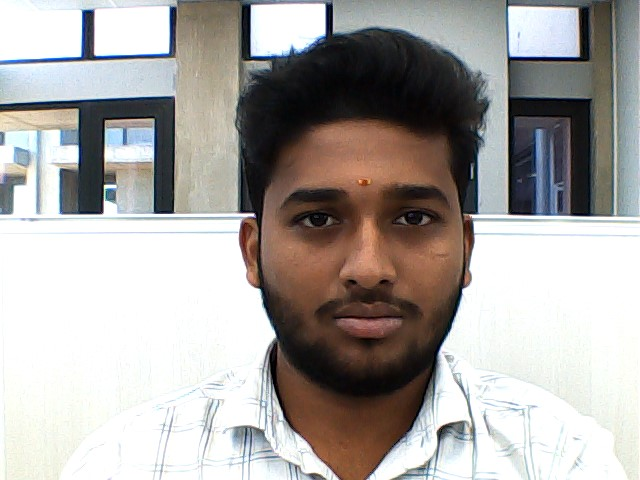
#> input picture Face_detection/WIN_20250306_15_58_43_Pro.jpg, 640 x 480 px
$ python trained.py
#> lines starting #> are read from the running program, lines starting #| are printed output that depends on the picture
import cv2
import numpy as np

recognizer = cv2.face.LBPHFaceRecognizer.create()
face_cascade = cv2.CascadeClassifier('haar_cascade.xml')

impath = 'WIN_20250306_15_58_43_Pro.jpg'

label = 0

faces = []
labels = []

img = cv2.imread(impath)
#> img is the input picture: shape (480, 640, 3); mean B, G, R 163.6, 166.3, 170.1
gray = cv2.cvtColor(img, cv2.COLOR_BGR2GRAY)
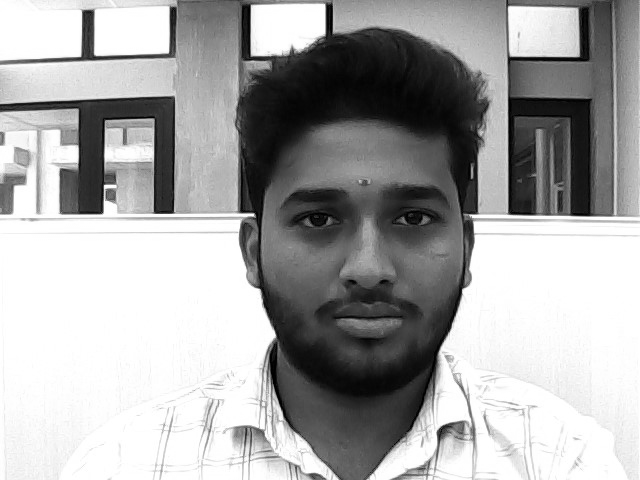
#> gray: shape (480, 640); min 0, max 255, mean 167.2

faces_rec = face_cascade.detectMultiScale(gray, scaleFactor=1.1, minNeighbors=5)
#> faces_rec = [[232, 116, 263, 263]]
if len(faces_rec) == 0:
    print('no faces detected')
else:
    for (x,y,w,h) in faces_rec:
        face = gray[y:y+h, x:x+w]
        faces.append(face)
        labels.append(label)
#> this loop made 1 pass
#> pass 1, `face = gray[y:y+h, x:x+w]`:
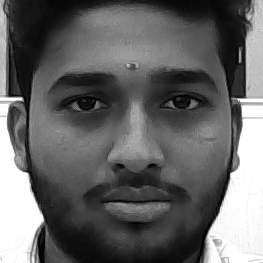
#> face: shape (263, 263); min 0, max 255, mean 100.6
#> after the loop, faces = 1 item; labels = [0]

recognizer.train(faces, np.array(labels))

recognizer.save('trained.yml')

print('Training done')
